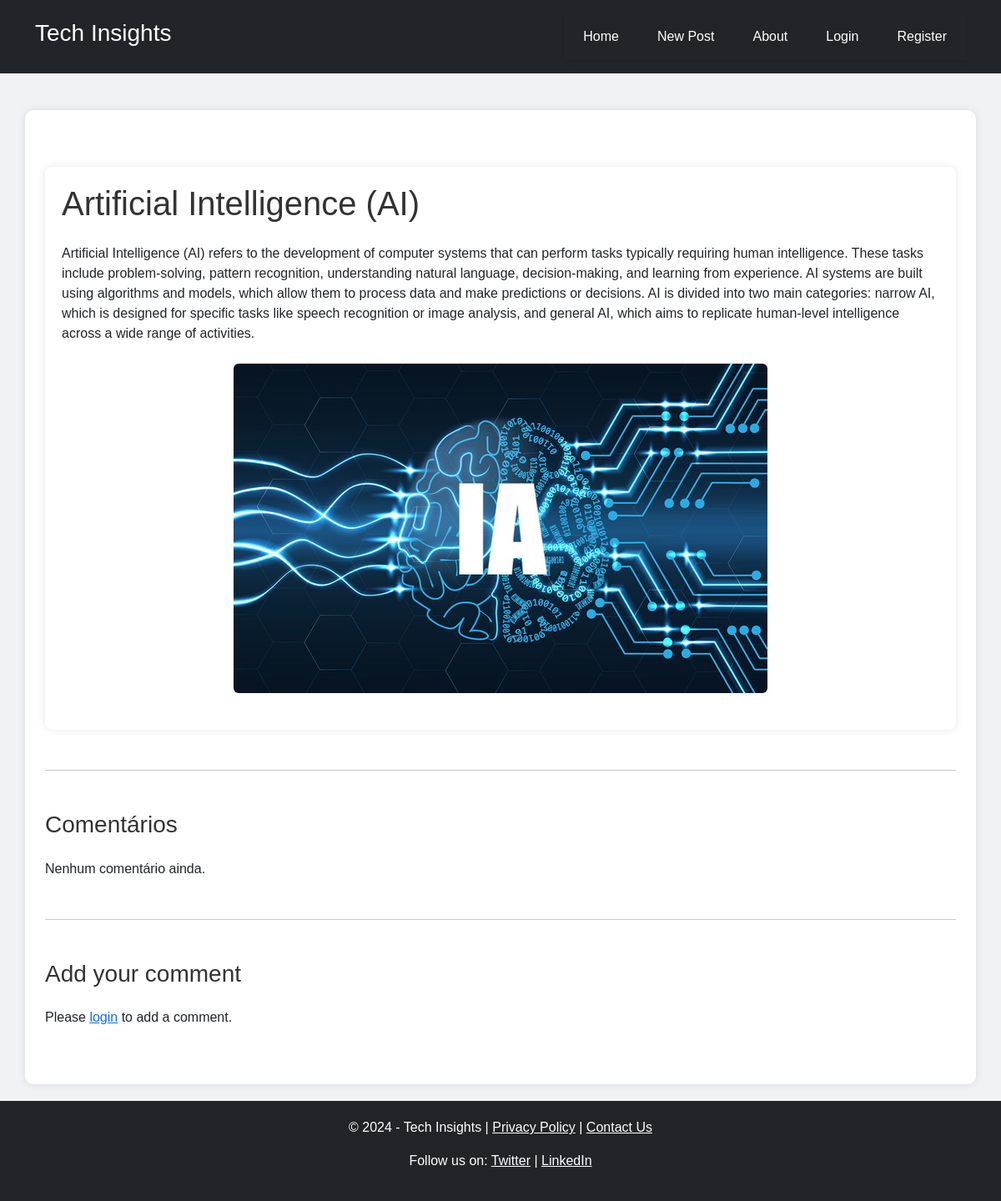
The page /post/19/ on the database its author committed.
### blog/models.py (models this page shows, shortened)
class Post(models.Model):
    title = models.CharField(max_length=100)
    content = models.TextField()
    created_at = models.DateTimeField(auto_now_add=True)
    updated_at = models.DateTimeField(auto_now=True)
    published = models.BooleanField(default=False)
    image = models.ImageField(upload_to='post_images/', blank=True, null=True)
    author = models.ForeignKey(User, on_delete=models.CASCADE)  # Relacionar o post com o utilizador que o criou

### blog/views.py (the view)
# urls.py: path('post/<int:pk>/', post_detail, name='post_detail'),
def post_detail(request, pk):
    post = get_object_or_404(Post, pk=pk)
    comments = post.comments.all()
    editing_comment_id = request.GET.get('edit_comment')
    if request.method == 'POST':
        comment_form = CommentForm(request.POST)
        if comment_form.is_valid():
            comment = comment_form.save(commit=False)
            comment.post = post
            comment.user = request.user
            comment.save()
            return redirect('post_detail', pk=post.pk)
    else:
        comment_form = CommentForm()
    return render(request, 'blog/post_detail.html', {
        'post': post,
        'comments': comments,
        'comment_form': comment_form,
        'editing_comment_id': int(editing_comment_id) if editing_comment_id
        else None
    })

### blog/templates/blog/post_detail.html (shortened to what this page needs)
{% extends 'blog/base.html' %}
{% block content %}
<div class="container my-5">
    <div class="post-content">
        <h1 class="mb-4">{{ post.title }}</h1>
        <p class="long-text">{{ post.content }}</p>
        {% if post.image %}
            <div class="text-center my-4">
                <img src="{{ post.image.url }}" alt="{{ post.title }}" class="img-fluid rounded">
            </div>
        {% endif %}
    </div>
    <hr class="my-5">
<h3 class="mb-4">Comentários</h3>
<ul class="list-unstyled">
    {% for comment in comments %}
        <li class="comment-box" id="comment-{{ comment.id }}">
            <strong>{{ comment.user.username }}</strong>
            <div id="comment-text-{{ comment.id }}">
                <p>{{ comment.content }}</p>
                <small>Postado em {{ comment.created_at }}</small>
            </div>
            <form id="edit-form-{{ comment.id }}" style="display: none;" method="post" action="{% url 'edit_comment' comment.id %}">
                {% csrf_token %}
                <textarea name="content" class="form-control">{{ comment.content }}</textarea>
                <button type="submit" class="btn btn-primary btn-sm mt-2">Salvar</button>
                <button type="button" class="btn btn-secondary btn-sm mt-2" onclick="cancelEdit({{ comment.id }})">Cancelar</button>
            </form>
            {% if request.user == comment.user or request.user.is_superuser %}
                <div class="mt-2">
                    <button class="btn btn-sm btn-warning" onclick="editComment({{ comment.id }})">Editar</button>
                    <a href="{% url 'delete_comment' comment.id %}" class="btn btn-sm btn-danger" onclick="return confirm('Tem certeza que deseja apagar este comentário?');">Apagar</a>
                </div>
            {% endif %}
        </li>
    {% empty %}
        <li>Nenhum comentário ainda.</li>
    {% endfor %}
</ul>
    <hr class="my-5">
    <h3 class="mb-4">Add your comment</h3>
    {% if user.is_authenticated %}
        <form method="post" class="mb-4">
            {% csrf_token %}
            <div class="mb-3">
                {{ comment_form.as_p }}
            </div>
            <button type="submit" class="btn btn-primary">Submit Comment</button>
        </form>
    {% else %}
        <p>Please <a href="{% url 'login' %}">login</a> to add a comment.</p>
    {% endif %}
</div>
{% endblock %}

### blog/static/blog/styles.css (style rules this page uses)
* { margin: 0; padding: 0; box-sizing: border-box; }
body { font-family: 'Arial', sans-serif; background-color: #f0f2f5; }
h1, h2, h3 { color: #333; margin-bottom: 15px; }
ul li { margin-bottom: 10px; }
img { max-width: 100%; height: auto; border-radius: 5px; }

### blog/templates/blog/base.html (style rules this page uses)
body { display: flex; flex-direction: column; min-height: 100vh; }

### blog/templates/blog/post_detail.html (style rules this page uses)
.long-text { word-wrap: break-word; word-break: break-word; }
.post-content { background-color: #ffffff; padding: 20px; border-radius: 8px; box-shadow: 0 0 10px rgba(0, 0, 0, 0.1); }

### rows shown on the page
Post: title "Artificial Intelligence (AI)", content "Artificial Intelligence (AI) refers to the development of computer systems that can perform tasks typically requiring human intelligence. These tasks include problem-solving, pattern recognition, understanding natural language, decision-making, and learning from experience. AI systems are built using algorithms and models, which allow them to process data and make predictions or decisions. AI is divided into two main categories: narrow AI, which is designed for specific tasks like speech recognition or image analysis, and general AI, which aims to replicate human-level intelligence across a wide range of activities.", image (picture)
